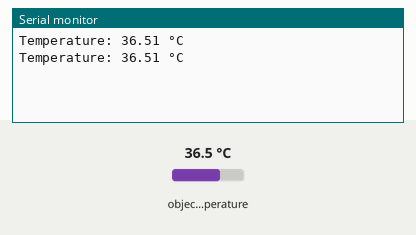
Simulated run of this sketch. Board: Arduino Uno, built with avr-gcc and run on an emulated ATmega328P. Parts: the last lines printed to the serial monitor. The inputs (shaded band) are chosen by the test bench; at power-on: object temperature 36.5 °C.

Above: at 1.8 s.
1.9 s: object temperature set to 20 °C
At 2.6 s:
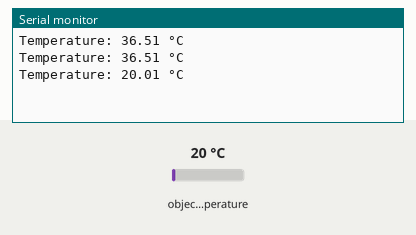
3.4 s: object temperature set to 26 °C
At 4.8 s:
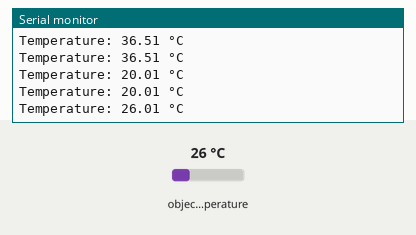
Timing chart, 0 to 6.4 s (numbered marks = the images above; inputs shaded):
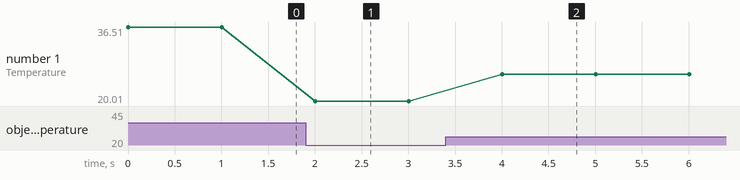

Measured:
- after the input at 1.9 s, the serial monitor: prints a new line after 0.10 s (image 1)
- after the input at 3.4 s, the serial monitor: prints a new line after 0.61 s (image 2)
- plotted number 1: 36.51 → 20.01 after the input at 1.9 s, 20.01 → 26.01 after the input at 3.4 s

The sketch:

GY-906LCC.ino
```cpp
#include <Wire.h>
#include <Adafruit_MLX90614.h>

Adafruit_MLX90614 mlx = Adafruit_MLX90614();

void setup() {
  Serial.begin(9600);

  // Khởi tạo đối tượng cảm biến
  mlx.begin();
}

void loop() {
  // Đọc nhiệt độ từ cảm biến
  float temp = mlx.readObjectTempC();

  // In nhiệt độ
  Serial.print("Temperature: ");
  Serial.print(temp);
  Serial.println(" °C");

  // Đợi 1 giây trước khi đọc lại dữ liệu
  delay(1000);
}
```
